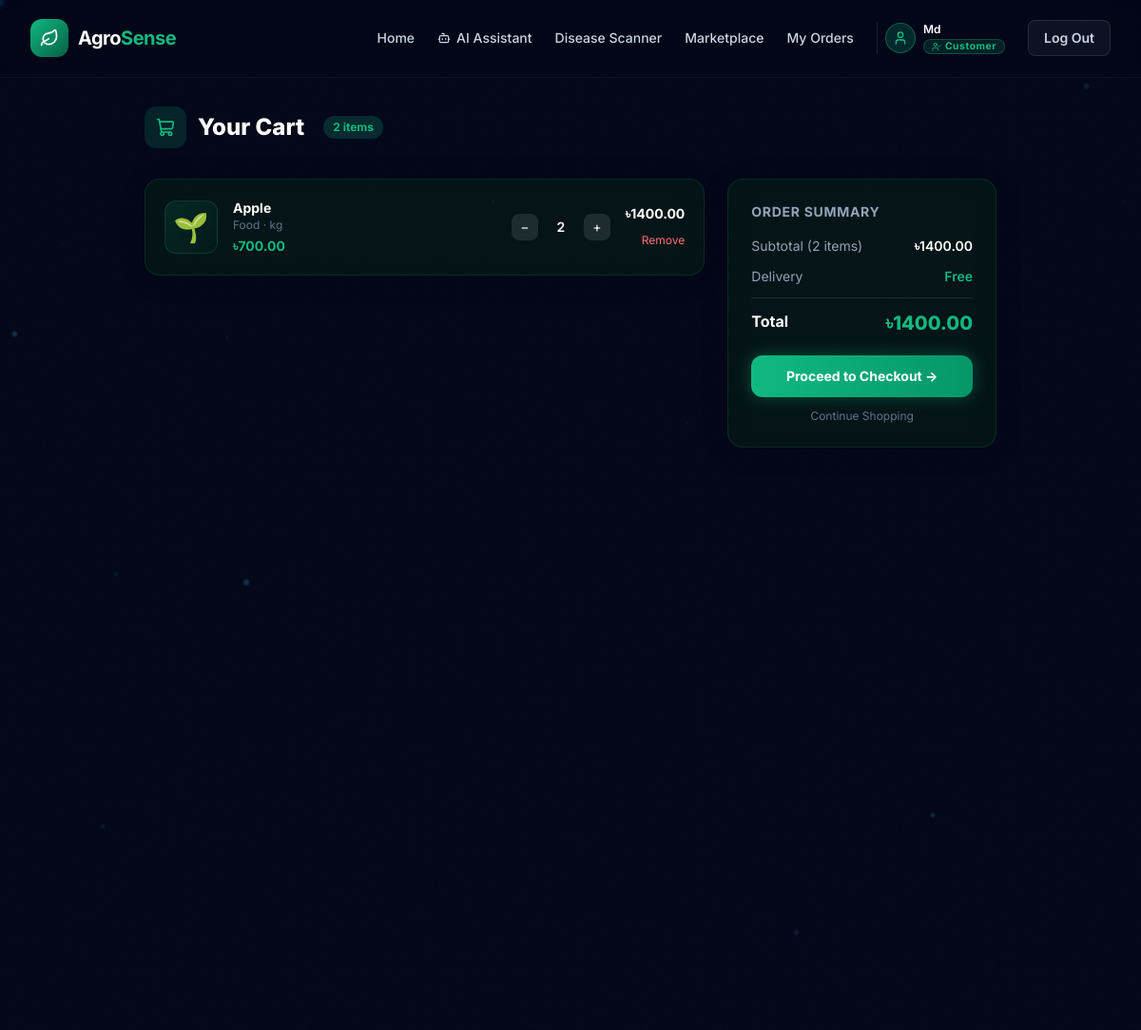
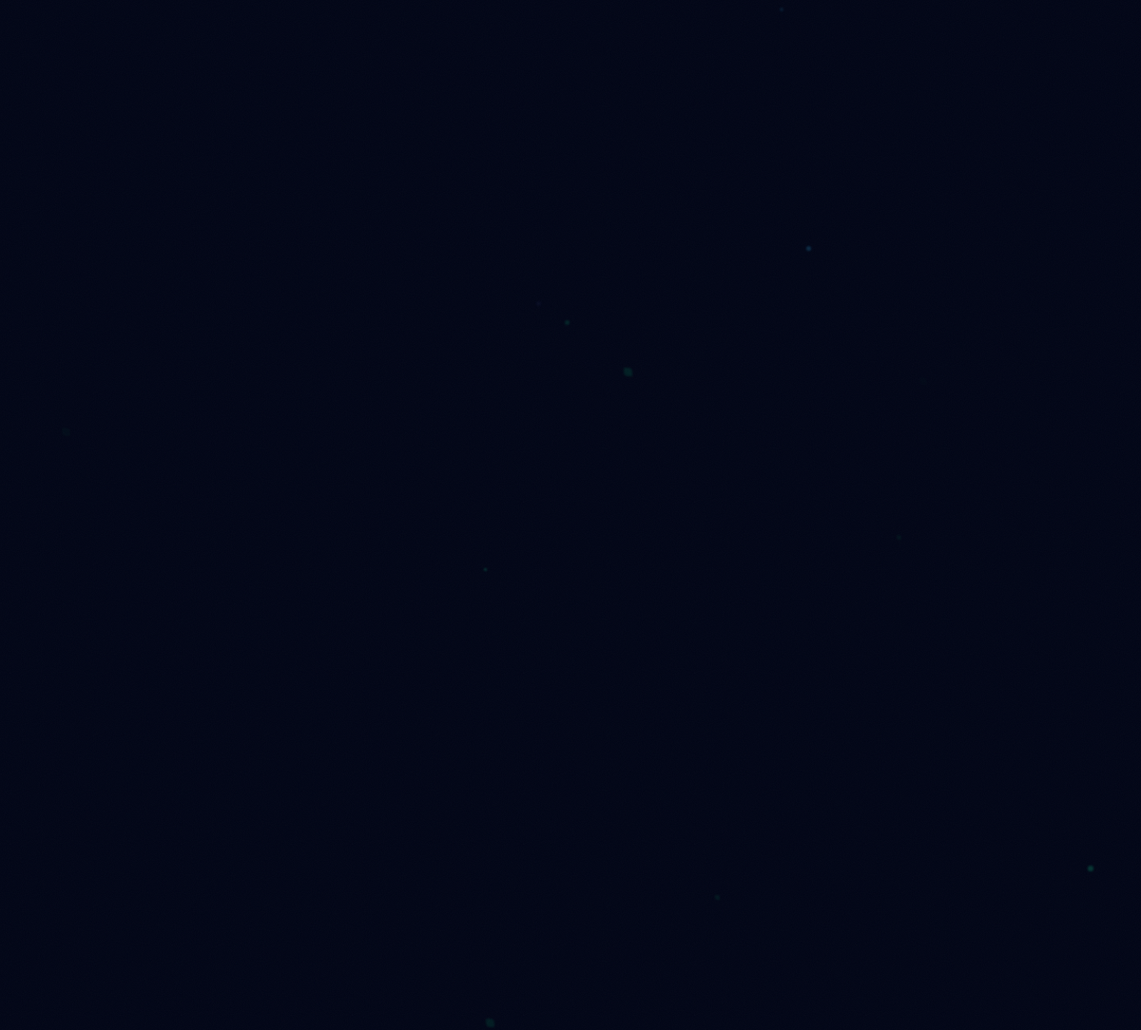
The page /marketplace/cart/ (signed in) on the database its author committed (2 pictures, top to bottom).
### marketplace/models.py (models this page shows, shortened)
class Cart(models.Model):
    user = models.OneToOneField(
        User,
        on_delete=models.CASCADE,
        related_name='cart'
    )
    created_at = models.DateTimeField(auto_now_add=True)
    updated_at = models.DateTimeField(auto_now=True)
    def get_total(self):
        return sum(
            item.subtotal
            for item in self.items.select_related('product').all()
        )
    def get_item_count(self):
        return sum(item.quantity for item in self.items.all())

class CartItem(models.Model):
    cart = models.ForeignKey(
        Cart,
        on_delete=models.CASCADE,
        related_name='items'
    )
    product = models.ForeignKey(
        Product,
        on_delete=models.CASCADE
    )
    quantity = models.PositiveIntegerField(default=1)
    added_at = models.DateTimeField(auto_now_add=True)
    class Meta:
        unique_together = ('cart', 'product')
    @property
    def subtotal(self):
        return self.product.price * self.quantity

class Product(models.Model):
    BADGE_CHOICES = [
        ('', 'None'),
        ('New', 'New'),
        ('Popular', 'Popular'),
        ('Sale', 'Sale'),
        ('Organic', 'Organic'),
        ('Premium', 'Premium'),
    ]
    name = models.CharField(max_length=200)
    category = models.ForeignKey(
        Category,
        on_delete=models.CASCADE,
        related_name='products'
    )
    description = models.TextField()
    price = models.DecimalField(max_digits=10, decimal_places=2)
    original_price = models.DecimalField(
        max_digits=10,
        decimal_places=2,
        null=True,
        blank=True
    )
    unit = models.CharField(max_length=50)
    icon = models.CharField(max_length=10, default='🌱')
    image = models.ImageField(
        upload_to='products/',
        null=True,
        blank=True
    )
    rating = models.DecimalField(
        max_digits=3,
        decimal_places=1,
        default=4.0
    )
    review_count = models.PositiveIntegerField(default=0)
    stock = models.PositiveIntegerField(default=100)
    badge = models.CharField(
        max_length=20,
        blank=True,
        choices=BADGE_CHOICES
    )
    suitable_crops = models.JSONField(default=list)
    is_active = models.BooleanField(default=True)
    created_at = models.DateTimeField(auto_now_add=True)
    merchant = models.ForeignKey(
        'accounts.UserAccount',
        on_delete=models.SET_NULL,
        null=True,
        blank=True,
        related_name='products',
        limit_choices_to={'role': 'merchant'},
    )
    class Meta:
        ordering = ['-review_count', '-rating']
        indexes = [
            models.Index(fields=['merchant', 'is_active']),
            models.Index(fields=['category', 'is_active']),
            models.Index(fields=['is_active', 'stock']),
        ]
        constraints = [
            models.CheckConstraint(
                condition=Q(price__gte=0),
                name='product_price_non_negative',
            ),
            models.CheckConstraint(
                condition=Q(original_price__isnull=True) |
                Q(original_price__gte=0),
                name='product_original_price_non_negative',
            ),
            models.CheckConstraint(
                condition=Q(rating__gte=0) &
                Q(rating__lte=5),
                name='product_rating_0_5',
            ),
        ]

class Category(models.Model):
    name = models.CharField(max_length=100)
    slug = models.SlugField(unique=True)
    icon = models.CharField(max_length=10)
    color = models.CharField(max_length=20, default='#10B981')
    description = models.TextField(blank=True)
    order = models.PositiveIntegerField(default=0)
    class Meta:
        ordering = ['order', 'name']
        verbose_name_plural = 'Categories'

### marketplace/views.py (the view)
# urls.py: path('cart/',                          views.cart_view,        name='cart'),
@account_login_required
def cart_view(request):
    cart  = _get_or_create_cart(request.user)
    items = cart.items.select_related('product', 'product__category').all()
    return render(request, 'marketplace/cart.html', {'cart': cart, 'items': items})

### accounts/models.py (called while the page is built)
    @property
    def is_merchant(self):
        return self.role == ROLE_MERCHANT

### marketplace/views.py (called while the page is built)
def _get_or_create_cart(user):
    cart, _ = Cart.objects.get_or_create(user=user)
    return cart

### templates/marketplace/cart.html (shortened to what this page needs)
{% extends "base.html" %}
{% block content %}
<div class="min-h-screen pt-28 pb-16 px-4 relative z-10">
<div class="max-w-4xl mx-auto">
  <div class="flex items-center gap-3 mb-8 animate-fade-in">
    <div class="w-11 h-11 rounded-xl bg-[#10B981]/15 flex items-center justify-center">
      <i data-lucide="shopping-cart" class="w-5 h-5 text-[#10B981]"></i>
    </div>
    <h1 class="text-2xl font-extrabold text-white">Your Cart</h1>
    {% if items %}
    <span class="ml-2 px-2.5 py-1 rounded-full text-xs font-bold bg-[#10B981]/20 text-[#10B981]">{{ cart.get_item_count }} item{{ cart.get_item_count|pluralize }}</span>
    {% endif %}
  </div>
  {% if items %}
  <div class="grid lg:grid-cols-3 gap-6">
    <div class="lg:col-span-2 space-y-4">
      {% for item in items %}
      <div class="glass-card rounded-2xl p-5 flex items-center gap-4 animate-fade-in">
        <div class="w-14 h-14 rounded-xl flex items-center justify-center text-3xl shrink-0"
             style="background: linear-gradient(135deg, {{ item.product.category.color }}20, {{ item.product.category.color }}08); border:1px solid {{ item.product.category.color }}30;">
          {{ item.product.icon }}
        </div>
        <div class="flex-1 min-w-0">
          <p class="font-bold text-white text-sm truncate">{{ item.product.name }}</p>
          <p class="text-xs text-slate-500">{{ item.product.category.name }} · {{ item.product.unit }}</p>
          <p class="text-sm font-bold text-[#10B981] mt-1">৳{{ item.product.price }}</p>
        </div>
        <form method="post" action="{% url 'update_cart_item' item.pk %}" class="flex items-center gap-2 shrink-0">
          <button type="submit" name="quantity" value="{{ item.quantity|add:'-1' }}"
                  class="w-7 h-7 rounded-lg bg-white/10 hover:bg-white/20 text-white flex items-center justify-center text-sm transition-colors">−</button>
          <span class="w-8 text-center text-sm font-semibold text-white">{{ item.quantity }}</span>
          <button type="submit" name="quantity" value="{{ item.quantity|add:'1' }}"
                  class="w-7 h-7 rounded-lg bg-white/10 hover:bg-white/20 text-white flex items-center justify-center text-sm transition-colors">+</button>
        </form>
        <div class="text-right shrink-0">
          <p class="text-sm font-bold text-white">৳{{ item.subtotal }}</p>
          <form method="post" action="{% url 'remove_from_cart' item.pk %}" class="mt-1">
            <button type="submit" class="text-xs text-red-400 hover:text-red-300 transition-colors">Remove</button>
          </form>
        </div>
      </div>
      {% endfor %}
    </div>
    <div class="lg:col-span-1">
      <div class="glass-card rounded-2xl p-6 sticky top-28">
        <h2 class="text-sm font-bold text-slate-400 uppercase tracking-wider mb-4">Order Summary</h2>
        <div class="space-y-3 mb-5">
          <div class="flex justify-between text-sm">
            <span class="text-slate-400">Subtotal ({{ cart.get_item_count }} items)</span>
            <span class="text-white font-semibold">৳{{ cart.get_total }}</span>
          </div>
          <div class="flex justify-between text-sm">
            <span class="text-slate-400">Delivery</span>
            <span class="text-[#10B981] font-semibold">Free</span>
          </div>
          <div class="border-t border-white/10 pt-3 flex justify-between">
            <span class="font-bold text-white">Total</span>
            <span class="font-extrabold text-xl text-[#10B981]">৳{{ cart.get_total }}</span>
          </div>
        </div>
        <a href="{% url 'checkout' %}"
           class="block w-full py-3 rounded-xl text-center font-bold text-white bg-gradient-to-r from-[#10B981] to-[#059669] shadow-[0_0_18px_rgba(16,185,129,0.35)] hover:shadow-[0_0_28px_rgba(16,185,129,0.55)] hover:scale-[1.02] transition-all text-sm">
          Proceed to Checkout →
        </a>
        <a href="{% url 'marketplace' %}" class="block mt-3 text-center text-xs text-slate-500 hover:text-slate-300 transition-colors">
          Continue Shopping
        </a>
      </div>
    </div>
  </div>
  {% endif %}
</div>
</div>
{% endblock %}

### templates/base.html (shortened to what this page needs)
{% load static %}
{% load pwa %}
<!DOCTYPE html>
<html lang="en" class="dark">
<head>
  <script src="https://cdn.tailwindcss.com"></script>
</head>
</head>
<body class="antialiased selection:bg-[#10B981] selection:text-white relative">
  <div id="grain" aria-hidden="true"></div>
  <div id="particle-container" aria-hidden="true"></div>
  <nav class="fixed w-full z-50 glass-nav" id="main-nav" aria-label="Main navigation">
    <div class="max-w-7xl mx-auto px-4 sm:px-6 lg:px-8">
      <div class="flex justify-between items-center h-20 sm:h-20">
        <a href="{% url 'home' %}" class="flex items-center gap-2.5 group flex-shrink-0" aria-label="AgroSense home">
          <div class="w-10 h-10 rounded-xl bg-gradient-to-br from-[#10B981] to-[#065F46] flex items-center justify-center shadow-[0_0_0_0_rgba(16,185,129,0)] group-hover:shadow-[0_0_20px_rgba(16,185,129,0.55)] transition-all duration-300">
            <i data-lucide="leaf" class="w-5 h-5 text-white"></i>
          </div>
          <span class="text-xl font-bold tracking-tight text-white">Agro<span class="text-[#10B981]">Sense</span></span>
        </a>
        <div class="hidden md:flex items-center gap-5 lg:gap-6">
          {% if user.is_authenticated %}
            {% if user.account.is_merchant %}
              <a href="{% url 'marketplace' %}"
                 class="text-sm font-medium transition-colors duration-200 {% if request.resolver_match.url_name == 'marketplace' %}nav-link-active{% else %}text-slate-300 hover:text-[#10B981]{% endif %}">
                Marketplace
              </a>
              <a href="{% url 'accounts:merchant_dashboard' %}"
                 class="text-sm font-medium transition-colors duration-200 {% if request.resolver_match.url_name == 'merchant_dashboard' %}text-[#818cf8] nav-link-active{% else %}text-slate-300 hover:text-[#818cf8]{% endif %}">
                Dashboard
              </a>
              <a href="{% url 'accounts:merchant_shop' %}"
                 class="text-sm font-medium transition-colors duration-200 {% if request.resolver_match.url_name == 'merchant_shop' %}text-[#818cf8] nav-link-active{% else %}text-slate-300 hover:text-[#818cf8]{% endif %}">
                Products
              </a>
              <a href="{% url 'accounts:merchant_orders' %}"
                 class="text-sm font-medium transition-colors duration-200 {% if request.resolver_match.url_name == 'merchant_orders' %}text-[#818cf8] nav-link-active{% else %}text-slate-300 hover:text-[#818cf8]{% endif %}">
                Orders
              </a>
              <a href="{% url 'accounts:merchant_shop_edit' %}"
                 class="text-sm font-medium transition-colors duration-200 {% if request.resolver_match.url_name == 'merchant_shop_edit' %}text-[#818cf8] nav-link-active{% else %}text-slate-300 hover:text-[#818cf8]{% endif %}">
                Shop Settings
              </a>
              <div class="flex items-center gap-2 pl-2 border-l border-white/10">
                <div class="w-8 h-8 rounded-full bg-[#818cf8]/20 border border-[#818cf8]/40 flex items-center justify-center">
                  <i data-lucide="store" class="w-4 h-4 text-[#818cf8]"></i>
                </div>
                <div class="flex flex-col leading-none gap-0.5">
                  <span class="text-xs font-semibold text-white">{{ user.first_name|default:user.username }}</span>
                  <span class="badge-merchant"><i data-lucide="shield" class="w-2.5 h-2.5"></i> Merchant</span>
                </div>
              </div>
            {% else %}
              <a href="{% url 'home' %}"
                 class="text-sm font-medium transition-colors duration-200 {% if request.resolver_match.url_name == 'home' %}nav-link-active{% else %}text-slate-300 hover:text-[#10B981]{% endif %}">
                Home
              </a>
              <a href="{% url 'chatbot:chat' %}"
                 class="text-sm font-medium transition-colors duration-200 flex items-center gap-1.5 {% if request.resolver_match.app_name == 'chatbot' %}nav-link-active{% else %}text-slate-300 hover:text-[#10B981]{% endif %}">
                <i data-lucide="bot" class="w-3.5 h-3.5"></i> AI Assistant
              </a>
              <a href="{% url 'crop_disease:scan_upload' %}"
                 class="text-sm font-medium transition-colors duration-200 text-slate-300 hover:text-[#10B981]">
                Disease Scanner
              </a>
              <a href="{% url 'marketplace' %}"
                 class="text-sm font-medium transition-colors duration-200 {% if request.resolver_match.url_name == 'marketplace' %}nav-link-active{% else %}text-slate-300 hover:text-[#10B981]{% endif %}">
                Marketplace
              </a>
              <a href="{% url 'accounts:user_orders' %}"
                 class="text-sm font-medium transition-colors duration-200 {% if request.resolver_match.url_name == 'user_orders' %}nav-link-active{% else %}text-slate-300 hover:text-[#10B981]{% endif %}">
                My Orders
              </a>
              <a href="{% url 'accounts:user_profile' %}" class="flex items-center gap-2 pl-2 border-l border-white/10 hover:opacity-80 transition-opacity">
                <div class="w-8 h-8 rounded-full bg-[#10B981]/20 border border-[#10B981]/40 flex items-center justify-center">
                  <i data-lucide="user" class="w-4 h-4 text-[#10B981]"></i>
                </div>
                <div class="flex flex-col leading-none gap-0.5">
                  <span class="text-xs font-semibold text-white">{{ user.first_name|default:user.username }}</span>
                  <span class="badge-customer"><i data-lucide="user-check" class="w-2.5 h-2.5"></i> Customer</span>
                </div>
              </a>
            {% endif %}
            <form method="post" action="{% url 'accounts:logout' %}" class="inline">
              <button type="submit"
                      class="btn-ripple px-4 py-2 text-sm font-semibold rounded-lg bg-white/5 hover:bg-red-500/10 text-slate-300 hover:text-red-400 border border-white/10 hover:border-red-500/30 transition-all duration-200">
                Log Out
              </button>
            </form>
          {% endif %}
        </div>
      </div>
    </div>
  </nav>
  <main class="relative z-10">
    {% block content %}{% endblock %}
  </main>
</body>
</html>

### rows shown on the page
Cart: get_item_count "2", get_total "1400.00"
CartItem: product.icon "🌱", product.name "Apple", product.category.name "Food", product.unit "kg", product.price "700.00", quantity "2", subtotal "1400.00"

### other values the page prints
{{ user.first_name|default:user.username }} "Md"
